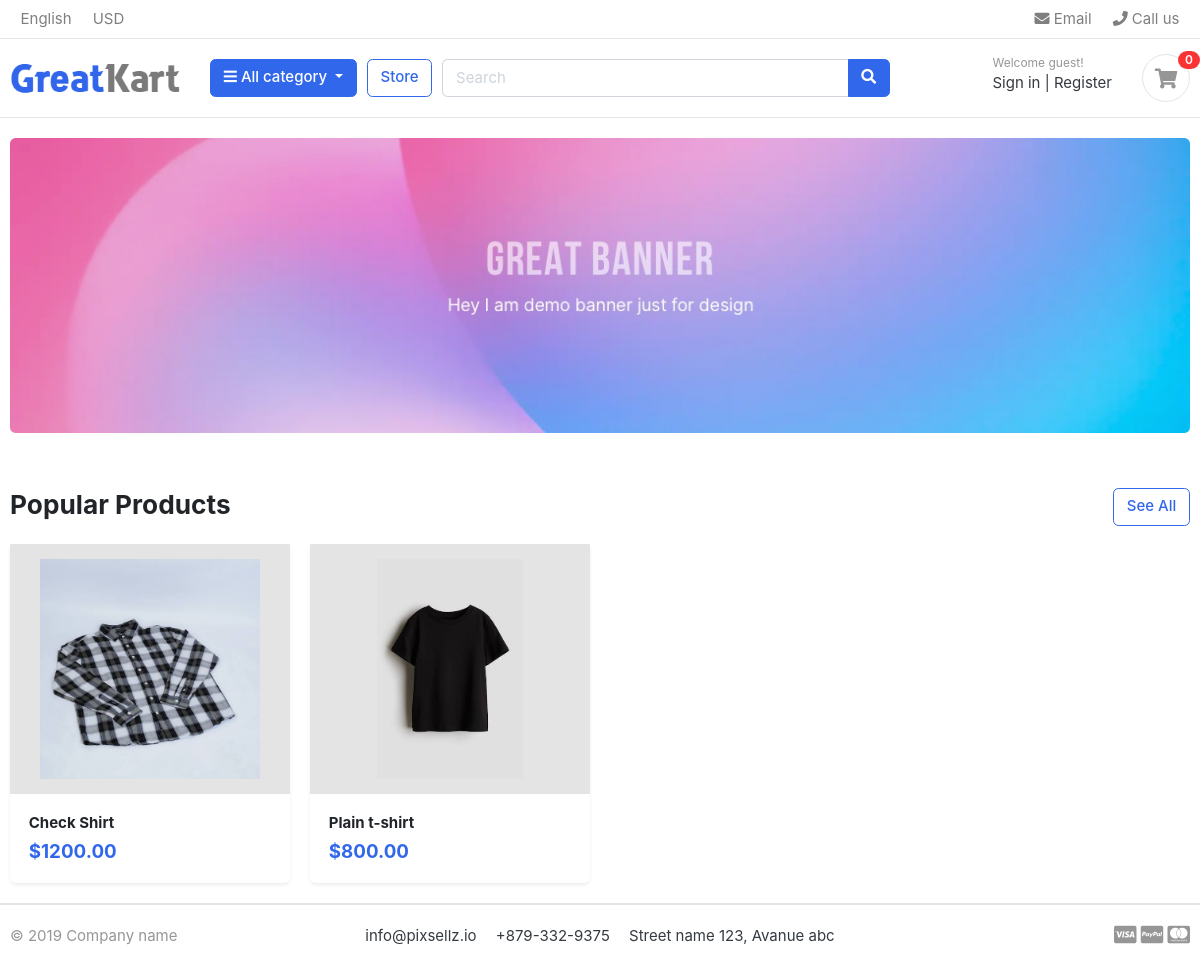
/, run on an earlier commit of the app's database.
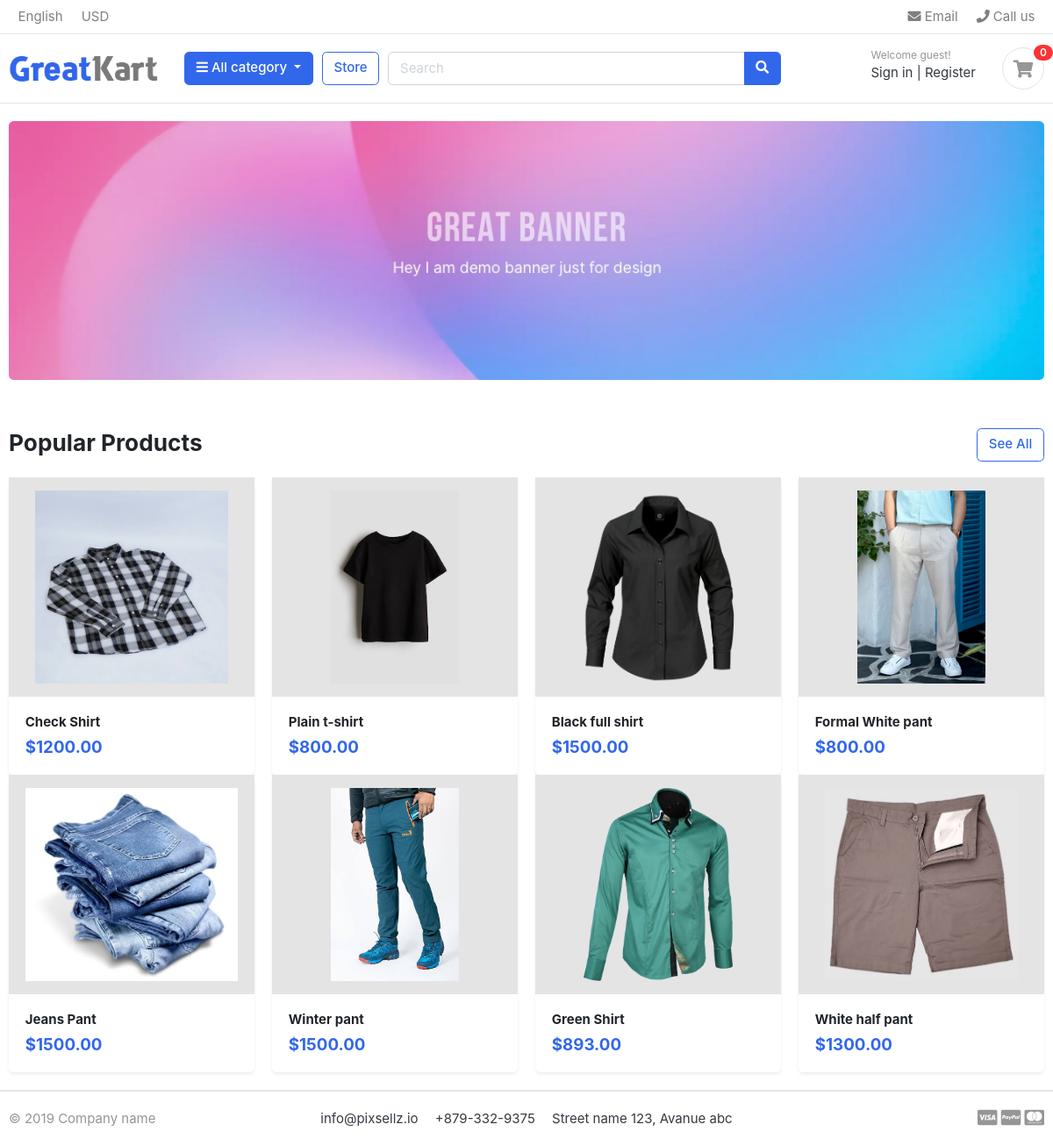
And on a later commit of the database.
### store/models.py (models this page shows, shortened)
class Product(models.Model):
    product_name = models.CharField(max_length=100, unique=True)
    slug = models.SlugField(max_length=100, unique=True)
    description = models.TextField(max_length=500,blank=True)
    price = models.IntegerField()
    images = models.ImageField(upload_to='photos/products')
    stock = models.IntegerField()
    is_available = models.BooleanField(default=True)
    category = models.ForeignKey(Category, on_delete=models.CASCADE)
    created_date = models.DateTimeField(auto_now_add=True)
    modefied_date = models.DateTimeField(auto_now=True)
    def get_url(self):
        return reverse('product_detail',args=[self.category.slug, self.slug])

### eshop/views.py (the view)
# urls.py: path('', views.home, name='home'),
def home(request):
    products = Product.objects.all().filter(is_available=True)
    context = {
        'products' : products
    }
    return render(request, 'home.html', context=context)

### category/context_processors.py (called while the page is built)
def menu_links(request):
    links = Category.objects.all()
    return dict(links=links)

### category/models.py (called while the page is built)
    def get_url(self):
        return reverse('products_by_category', args=[self.slug])

### templates/home.html
{% extends "base.html" %}
{% load static %}
{% block content %}
    <section class="section-intro padding-y-sm">
      <div class="container">
        <div class="intro-banner-wrap">
          <img
            src="{% static 'images/banners/1.jpg' %}"
            class="img-fluid rounded" alt="Banner image"
          />
        </div>
      </div>
    </section>
<section class="section-name padding-y-sm">
  <div class="container">
    <header class="section-heading mb-4">
      <a href="{% url 'store' %}" class="btn btn-outline-primary float-right">
        See All
      </a>
      <h3 class="section-title">Popular Products</h3>
    </header>
    <div class="row g-4">
      {% for product in products %}
      <div class="col-6 col-md-4 col-lg-3">
        <div class="card h-100 shadow-sm border-0">
          <a href="{{ product.get_url }}" class="text-decoration-none">
            <div class="bg-light p-3 text-center">
              <img
                src="{{ product.images.url }}"
                class="img-fluid"
                style="height: 220px; object-fit: contain;"
                alt="{{ product.product_name }}"
              >
            </div>
          </a>
          <div class="card-body d-flex flex-column">
            <a
              href="{{ product.get_url }}"
              class="text-decoration-none text-dark"
            >
              <h6 class="card-title mb-2">
                {{ product.product_name }}
              </h6>
            </a>
            <div class="mt-auto">
              <h5 class="text-primary mb-0">
                ${{ product.price|floatformat:2 }}
              </h5>
            </div>
          </div>
        </div>
      </div>
      {% empty %}
      <div class="col-12">
        <div class="alert alert-info text-center">
          No products available.
        </div>
      </div>
      {% endfor %}
    </div>
  </div>
</section>
  </body>
</html>
{% endblock  %}

### templates/base.html (shortened to what this page needs)
{% load static %}
<!doctype html>
<html lang="en">
  <head>
    <link
      href="{% static 'css/bootstrap.css' %}"
      rel="stylesheet"
      type="text/css"
    />
    <link
      href="{% static 'fonts/fontawesome/css/all.min.css' %}"
      type="text/css"
      rel="stylesheet"
    />
    <link href="{% static 'css/ui.css' %}" rel="stylesheet" type="text/css" />
    <link
      href="{% static 'css/responsive.css' %}"
      rel="stylesheet"
      media="only screen and (max-width: 1200px)"
    />
  </head>
  <body>
{% include "includes/navbar.html" %}
{% block content %}
{% endblock %}
{% include "includes/footer.html" %}

### templates/includes/navbar.html (shortened to what this page needs)
{% load static %}
<header class="section-header">
  <nav class="navbar p-md-0 navbar-expand-sm navbar-light border-bottom">
    <div class="container">
      <div class="collapse navbar-collapse" id="navbarTop4">
        <ul class="navbar-nav mr-auto">
          <li class="nav-item dropdown">
            <a href="#" class="nav-link"> English </a>
          </li>
          <li class="nav-item dropdown">
            <a href="#" class="nav-link"> USD </a>
          </li>
        </ul>
        <ul class="navbar-nav">
          <li>
            <a href="#" class="nav-link">
              <i class="fa fa-envelope"></i> Email
            </a>
          </li>
          <li>
            <a href="#" class="nav-link">
              <i class="fa fa-phone"></i> Call us
            </a>
          </li>
        </ul>
      </div>
    </div>
  </nav>
  <section class="header-main border-bottom">
    <div class="container">
      <div class="row align-items-center">
        <div class="col-lg-2 col-md-3 col-6">
          <a href="{% url "home" %}" class="brand-wrap">
            <img class="logo" src="{% static 'images/logo.png' %}" />
          </a>
        </div>
        <div class="col-lg col-sm col-md col-6 flex-grow-0">
          <div class="category-wrap dropdown d-inline-block float-right">
            <button
              type="button"
              class="btn btn-primary dropdown-toggle"
              data-toggle="dropdown"
            >
              <i class="fa fa-bars"></i> All category
            </button>
          </div>
        </div>
        <a href="{% url 'store' %}" class="btn btn-outline-primary">Store</a>
        <div class="col-lg col-md-6 col-sm-12 col">
          <form action="#" class="search">
            <div class="input-group w-100">
              <input
                type="text"
                class="form-control"
                style="width: 60%"
                placeholder="Search"
              />
              <div class="input-group-append">
                <button class="btn btn-primary" type="submit">
                  <i class="fa fa-search"></i>
                </button>
              </div>
            </div>
          </form>
        </div>
        <div class="col-lg-3 col-sm-6 col-8 order-2 order-lg-3">
          <div class="d-flex justify-content-end mb-3 mb-lg-0">
            <div class="widget-header">
              <small class="title text-muted">Welcome guest!</small>
              <div>
                <a href="./signin.html">Sign in</a>
                <span class="dark-transp"> | </span>
                <a href="./register.html"> Register</a>
              </div>
            </div>
            <a href="./cart.html" class="widget-header pl-3 ml-3">
              <div class="icon icon-sm rounded-circle border">
                <i class="fa fa-shopping-cart"></i>
              </div>
              <span class="badge badge-pill badge-danger notify">0</span>
            </a>
          </div>
        </div>
      </div>
    </div>
  </section>
</header>

### templates/includes/footer.html
  {% load static %}
  <footer class="section-footer border-top">
      <div class="container">
        <section class="footer-bottom border-top row">
          <div class="col-md-2">
            <p class="text-muted">&copy 2019 Company name</p>
          </div>
          <div class="col-md-8 text-md-center">
            <span class="px-2">info@pixsellz.io</span>
            <span class="px-2">+879-332-9375</span>
            <span class="px-2">Street name 123, Avanue abc</span>
          </div>
          <div class="col-md-2 text-md-right text-muted">
            <i class="fab fa-lg fa-cc-visa"></i>
            <i class="fab fa-lg fa-cc-paypal"></i>
            <i class="fab fa-lg fa-cc-mastercard"></i>
          </div>
        </section>
      </div>
    </footer>

### static/css/ui.css (style rules this page uses)
html { font-family: "Inter", sans-serif; font-size: 15px; }
.icon-xs, .icon-sm, .icon-md, .icon-lg { display: inline-block; text-align: center; flex-shrink: 0; flex-grow: 0; }
.icon-sm { width: 48px; height: 48px; line-height: 48px !important; font-size: 20px; }
.padding-y-sm { padding-top: 20px; padding-bottom: 20px; }
.section-heading { margin-bottom: 20px; margin-top: 15px; }
.section-title { color: #212529; }
p:last-child { margin-bottom: 0; }
.header-main { position: relative; padding-top: 1rem; padding-bottom: 1rem; }
.brand-wrap .logo, .navbar-brand .logo { margin-right: 7px; max-height: 42px; display: inline-block; }
.widget-header { display: inline-block; vertical-align: middle; position: relative; }
.widget-header a { color: #343a40; }
.widget-header i { color: #969696; }
.widget-header .title { display: block; }
.widget-header .notify { position: absolute; top: -3px; right: -10px; }
.footer-bottom { padding-top: 20px; padding-bottom: 20px; }
.notify { position: absolute; top: -4px; right: -10px; display: inline-block; padding: 0.25em 0.6em; font-size: 12px; line-height: 1; text-align: center; border-radius: 3rem; color: #fff; background-color: #fa3434; }

What changed in the data, as far as the page shows it:
added Product: images (picture), product_name "Black full shirt", price "1500.00"
added Product: images (picture), product_name "Formal White pant", price "800.00"
added Product: images (picture), product_name "Jeans Pant", price "1500.00"
added Product: images (picture), product_name "Winter pant", price "1500.00"
added Product: images (picture), product_name "Green Shirt", price "893.00"
added Product: images (picture), product_name "White half pant", price "1300.00"
